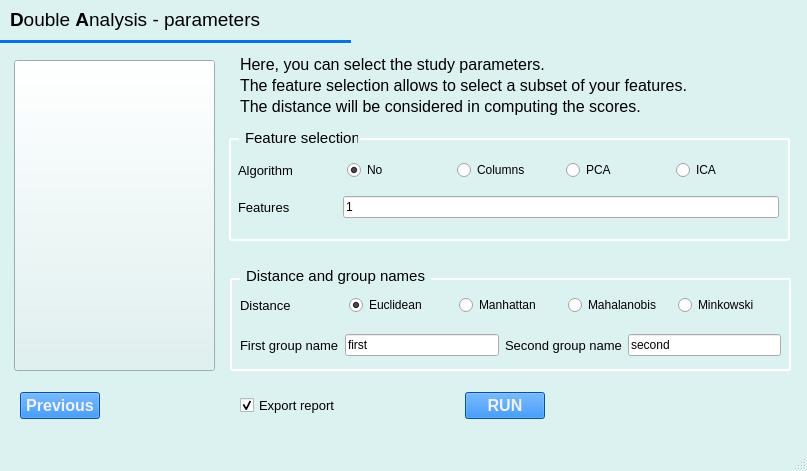
<?xml version="1.0" encoding="UTF-8"?>
<ui version="4.0">
 <class>Metis</class>
 <widget class="QMainWindow" name="Metis">
  <property name="enabled">
   <bool>true</bool>
  </property>
  <property name="geometry">
   <rect>
    <x>0</x>
    <y>0</y>
    <width>807</width>
    <height>471</height>
   </rect>
  </property>
  <property name="palette">
   <palette>
    <active>
     <colorrole role="WindowText">
      <brush brushstyle="SolidPattern">
       <color alpha="255">
        <red>0</red>
        <green>0</green>
        <blue>0</blue>
       </color>
      </brush>
     </colorrole>
     <colorrole role="Button">
      <brush brushstyle="SolidPattern">
       <color alpha="255">
        <red>11</red>
        <green>114</green>
        <blue>226</blue>
       </color>
      </brush>
     </colorrole>
     <colorrole role="Light">
      <brush brushstyle="SolidPattern">
       <color alpha="255">
        <red>255</red>
        <green>255</green>
        <blue>255</blue>
       </color>
      </brush>
     </colorrole>
     <colorrole role="Midlight">
      <brush brushstyle="SolidPattern">
       <color alpha="255">
        <red>237</red>
        <green>248</green>
        <blue>247</blue>
       </color>
      </brush>
     </colorrole>
     <colorrole role="Dark">
      <brush brushstyle="SolidPattern">
       <color alpha="255">
        <red>110</red>
        <green>121</green>
        <blue>120</blue>
       </color>
      </brush>
     </colorrole>
     <colorrole role="Mid">
      <brush brushstyle="SolidPattern">
       <color alpha="255">
        <red>147</red>
        <green>161</green>
        <blue>160</blue>
       </color>
      </brush>
     </colorrole>
     <colorrole role="Text">
      <brush brushstyle="SolidPattern">
       <color alpha="255">
        <red>0</red>
        <green>0</green>
        <blue>0</blue>
       </color>
      </brush>
     </colorrole>
     <colorrole role="BrightText">
      <brush brushstyle="SolidPattern">
       <color alpha="255">
        <red>255</red>
        <green>255</green>
        <blue>255</blue>
       </color>
      </brush>
     </colorrole>
     <colorrole role="ButtonText">
      <brush brushstyle="SolidPattern">
       <color alpha="255">
        <red>0</red>
        <green>0</green>
        <blue>0</blue>
       </color>
      </brush>
     </colorrole>
     <colorrole role="Base">
      <brush brushstyle="SolidPattern">
       <color alpha="255">
        <red>255</red>
        <green>255</green>
        <blue>255</blue>
       </color>
      </brush>
     </colorrole>
     <colorrole role="Window">
      <brush brushstyle="SolidPattern">
       <color alpha="255">
        <red>220</red>
        <green>242</green>
        <blue>240</blue>
       </color>
      </brush>
     </colorrole>
     <colorrole role="Shadow">
      <brush brushstyle="SolidPattern">
       <color alpha="255">
        <red>0</red>
        <green>0</green>
        <blue>0</blue>
       </color>
      </brush>
     </colorrole>
     <colorrole role="AlternateBase">
      <brush brushstyle="SolidPattern">
       <color alpha="255">
        <red>237</red>
        <green>248</green>
        <blue>247</blue>
       </color>
      </brush>
     </colorrole>
     <colorrole role="ToolTipBase">
      <brush brushstyle="SolidPattern">
       <color alpha="255">
        <red>255</red>
        <green>255</green>
        <blue>220</blue>
       </color>
      </brush>
     </colorrole>
     <colorrole role="ToolTipText">
      <brush brushstyle="SolidPattern">
       <color alpha="255">
        <red>0</red>
        <green>0</green>
        <blue>0</blue>
       </color>
      </brush>
     </colorrole>
     <colorrole role="PlaceholderText">
      <brush brushstyle="SolidPattern">
       <color alpha="128">
        <red>0</red>
        <green>0</green>
        <blue>0</blue>
       </color>
      </brush>
     </colorrole>
    </active>
    <inactive>
     <colorrole role="WindowText">
      <brush brushstyle="SolidPattern">
       <color alpha="255">
        <red>0</red>
        <green>0</green>
        <blue>0</blue>
       </color>
      </brush>
     </colorrole>
     <colorrole role="Button">
      <brush brushstyle="SolidPattern">
       <color alpha="255">
        <red>11</red>
        <green>114</green>
        <blue>226</blue>
       </color>
      </brush>
     </colorrole>
     <colorrole role="Light">
      <brush brushstyle="SolidPattern">
       <color alpha="255">
        <red>255</red>
        <green>255</green>
        <blue>255</blue>
       </color>
      </brush>
     </colorrole>
     <colorrole role="Midlight">
      <brush brushstyle="SolidPattern">
       <color alpha="255">
        <red>237</red>
        <green>248</green>
        <blue>247</blue>
       </color>
      </brush>
     </colorrole>
     <colorrole role="Dark">
      <brush brushstyle="SolidPattern">
       <color alpha="255">
        <red>110</red>
        <green>121</green>
        <blue>120</blue>
       </color>
      </brush>
     </colorrole>
     <colorrole role="Mid">
      <brush brushstyle="SolidPattern">
       <color alpha="255">
        <red>147</red>
        <green>161</green>
        <blue>160</blue>
       </color>
      </brush>
     </colorrole>
     <colorrole role="Text">
      <brush brushstyle="SolidPattern">
       <color alpha="255">
        <red>0</red>
        <green>0</green>
        <blue>0</blue>
       </color>
      </brush>
     </colorrole>
     <colorrole role="BrightText">
      <brush brushstyle="SolidPattern">
       <color alpha="255">
        <red>255</red>
        <green>255</green>
        <blue>255</blue>
       </color>
      </brush>
     </colorrole>
     <colorrole role="ButtonText">
      <brush brushstyle="SolidPattern">
       <color alpha="255">
        <red>0</red>
        <green>0</green>
        <blue>0</blue>
       </color>
      </brush>
     </colorrole>
     <colorrole role="Base">
      <brush brushstyle="SolidPattern">
       <color alpha="255">
        <red>255</red>
        <green>255</green>
        <blue>255</blue>
       </color>
      </brush>
     </colorrole>
     <colorrole role="Window">
      <brush brushstyle="SolidPattern">
       <color alpha="255">
        <red>220</red>
        <green>242</green>
        <blue>240</blue>
       </color>
      </brush>
     </colorrole>
     <colorrole role="Shadow">
      <brush brushstyle="SolidPattern">
       <color alpha="255">
        <red>0</red>
        <green>0</green>
        <blue>0</blue>
       </color>
      </brush>
     </colorrole>
     <colorrole role="AlternateBase">
      <brush brushstyle="SolidPattern">
       <color alpha="255">
        <red>237</red>
        <green>248</green>
        <blue>247</blue>
       </color>
      </brush>
     </colorrole>
     <colorrole role="ToolTipBase">
      <brush brushstyle="SolidPattern">
       <color alpha="255">
        <red>255</red>
        <green>255</green>
        <blue>220</blue>
       </color>
      </brush>
     </colorrole>
     <colorrole role="ToolTipText">
      <brush brushstyle="SolidPattern">
       <color alpha="255">
        <red>0</red>
        <green>0</green>
        <blue>0</blue>
       </color>
      </brush>
     </colorrole>
     <colorrole role="PlaceholderText">
      <brush brushstyle="SolidPattern">
       <color alpha="128">
        <red>0</red>
        <green>0</green>
        <blue>0</blue>
       </color>
      </brush>
     </colorrole>
    </inactive>
    <disabled>
     <colorrole role="WindowText">
      <brush brushstyle="SolidPattern">
       <color alpha="255">
        <red>110</red>
        <green>121</green>
        <blue>120</blue>
       </color>
      </brush>
     </colorrole>
     <colorrole role="Button">
      <brush brushstyle="SolidPattern">
       <color alpha="255">
        <red>11</red>
        <green>114</green>
        <blue>226</blue>
       </color>
      </brush>
     </colorrole>
     <colorrole role="Light">
      <brush brushstyle="SolidPattern">
       <color alpha="255">
        <red>255</red>
        <green>255</green>
        <blue>255</blue>
       </color>
      </brush>
     </colorrole>
     <colorrole role="Midlight">
      <brush brushstyle="SolidPattern">
       <color alpha="255">
        <red>237</red>
        <green>248</green>
        <blue>247</blue>
       </color>
      </brush>
     </colorrole>
     <colorrole role="Dark">
      <brush brushstyle="SolidPattern">
       <color alpha="255">
        <red>110</red>
        <green>121</green>
        <blue>120</blue>
       </color>
      </brush>
     </colorrole>
     <colorrole role="Mid">
      <brush brushstyle="SolidPattern">
       <color alpha="255">
        <red>147</red>
        <green>161</green>
        <blue>160</blue>
       </color>
      </brush>
     </colorrole>
     <colorrole role="Text">
      <brush brushstyle="SolidPattern">
       <color alpha="255">
        <red>110</red>
        <green>121</green>
        <blue>120</blue>
       </color>
      </brush>
     </colorrole>
     <colorrole role="BrightText">
      <brush brushstyle="SolidPattern">
       <color alpha="255">
        <red>255</red>
        <green>255</green>
        <blue>255</blue>
       </color>
      </brush>
     </colorrole>
     <colorrole role="ButtonText">
      <brush brushstyle="SolidPattern">
       <color alpha="255">
        <red>110</red>
        <green>121</green>
        <blue>120</blue>
       </color>
      </brush>
     </colorrole>
     <colorrole role="Base">
      <brush brushstyle="SolidPattern">
       <color alpha="255">
        <red>220</red>
        <green>242</green>
        <blue>240</blue>
       </color>
      </brush>
     </colorrole>
     <colorrole role="Window">
      <brush brushstyle="SolidPattern">
       <color alpha="255">
        <red>220</red>
        <green>242</green>
        <blue>240</blue>
       </color>
      </brush>
     </colorrole>
     <colorrole role="Shadow">
      <brush brushstyle="SolidPattern">
       <color alpha="255">
        <red>0</red>
        <green>0</green>
        <blue>0</blue>
       </color>
      </brush>
     </colorrole>
     <colorrole role="AlternateBase">
      <brush brushstyle="SolidPattern">
       <color alpha="255">
        <red>220</red>
        <green>242</green>
        <blue>240</blue>
       </color>
      </brush>
     </colorrole>
     <colorrole role="ToolTipBase">
      <brush brushstyle="SolidPattern">
       <color alpha="255">
        <red>255</red>
        <green>255</green>
        <blue>220</blue>
       </color>
      </brush>
     </colorrole>
     <colorrole role="ToolTipText">
      <brush brushstyle="SolidPattern">
       <color alpha="255">
        <red>0</red>
        <green>0</green>
        <blue>0</blue>
       </color>
      </brush>
     </colorrole>
     <colorrole role="PlaceholderText">
      <brush brushstyle="SolidPattern">
       <color alpha="128">
        <red>0</red>
        <green>0</green>
        <blue>0</blue>
       </color>
      </brush>
     </colorrole>
    </disabled>
   </palette>
  </property>
  <property name="windowTitle">
   <string>Metis</string>
  </property>
  <property name="windowIcon">
   <iconset>
    <normaloff>../Images/icon.png</normaloff>../Images/icon.png</iconset>
  </property>
  <widget class="QWidget" name="centralwidget">
   <widget class="QPushButton" name="help_button">
    <property name="geometry">
     <rect>
      <x>14</x>
      <y>60</y>
      <width>201</width>
      <height>311</height>
     </rect>
    </property>
    <property name="styleSheet">
     <string notr="true">background-color: rgb(220, 242, 240);</string>
    </property>
    <property name="text">
     <string/>
    </property>
    <property name="icon">
     <iconset>
      <normaloff>Metis/Images/jar_logo.png</normaloff>Metis/Images/jar_logo.png</iconset>
    </property>
    <property name="iconSize">
     <size>
      <width>300</width>
      <height>300</height>
     </size>
    </property>
    <property name="autoRepeatDelay">
     <number>300</number>
    </property>
    <property name="autoRepeatInterval">
     <number>100</number>
    </property>
   </widget>
   <widget class="QLabel" name="label">
    <property name="geometry">
     <rect>
      <x>10</x>
      <y>0</y>
      <width>541</width>
      <height>41</height>
     </rect>
    </property>
    <property name="text">
     <string>&lt;!DOCTYPE HTML PUBLIC &quot;-//W3C//DTD HTML 4.0//EN&quot; &quot;http://www.w3.org/TR/REC-html40/strict.dtd&quot;&gt;
&lt;html&gt;&lt;head&gt;&lt;meta name=&quot;qrichtext&quot; content=&quot;1&quot; /&gt;&lt;style type=&quot;text/css&quot;&gt;
p, li { white-space: pre-wrap; }
&lt;/style&gt;&lt;/head&gt;&lt;body style=&quot; font-family:'MS Shell Dlg 2'; font-size:8pt; font-weight:400; font-style:normal;&quot;&gt;
&lt;p style=&quot; margin-top:12px; margin-bottom:2px; margin-left:0px; margin-right:0px; -qt-block-indent:0; text-indent:0px; line-height:5px;&quot;&gt;&lt;span style=&quot; font-size:14pt; font-weight:600;&quot;&gt;D&lt;/span&gt;&lt;span style=&quot; font-size:14pt;&quot;&gt;ouble &lt;/span&gt;&lt;span style=&quot; font-size:14pt; font-weight:600;&quot;&gt;A&lt;/span&gt;&lt;span style=&quot; font-size:14pt;&quot;&gt;nalysis - parameters&lt;/span&gt;&lt;/p&gt;&lt;/body&gt;&lt;/html&gt;</string>
    </property>
   </widget>
   <widget class="QLabel" name="label_6">
    <property name="geometry">
     <rect>
      <x>240</x>
      <y>50</y>
      <width>541</width>
      <height>71</height>
     </rect>
    </property>
    <property name="font">
     <font>
      <pointsize>10</pointsize>
     </font>
    </property>
    <property name="text">
     <string>&lt;!DOCTYPE HTML PUBLIC &quot;-//W3C//DTD HTML 4.0//EN&quot; &quot;http://www.w3.org/TR/REC-html40/strict.dtd&quot;&gt;
&lt;html&gt;&lt;head&gt;&lt;meta name=&quot;qrichtext&quot; content=&quot;1&quot; /&gt;&lt;style type=&quot;text/css&quot;&gt;
p, li { white-space: pre-wrap; }
&lt;/style&gt;&lt;/head&gt;&lt;body style=&quot; font-family:'MS Shell Dlg 2'; font-size:10pt; font-weight:400; font-style:normal;&quot;&gt;
&lt;p style=&quot; margin-top:2px; margin-bottom:2px; margin-left:0px; margin-right:0px; -qt-block-indent:0; text-indent:0px;&quot;&gt;&lt;span style=&quot; font-size:12pt;&quot;&gt;Here, you can select the study parameters.&lt;/span&gt;&lt;/p&gt;
&lt;p style=&quot; margin-top:2px; margin-bottom:2px; margin-left:0px; margin-right:0px; -qt-block-indent:0; text-indent:0px;&quot;&gt;&lt;span style=&quot; font-size:12pt;&quot;&gt;The feature selection allows to select a subset of your features.&lt;/span&gt;&lt;/p&gt;
&lt;p style=&quot; margin-top:2px; margin-bottom:2px; margin-left:0px; margin-right:0px; -qt-block-indent:0; text-indent:0px;&quot;&gt;&lt;span style=&quot; font-size:12pt;&quot;&gt;The distance will be considered in computing the scores.&lt;/span&gt;&lt;/p&gt;&lt;/body&gt;&lt;/html&gt;</string>
    </property>
   </widget>
   <widget class="Line" name="line">
    <property name="geometry">
     <rect>
      <x>0</x>
      <y>40</y>
      <width>351</width>
      <height>3</height>
     </rect>
    </property>
    <property name="styleSheet">
     <string notr="true">background-color: rgb(11, 114, 226); border:none;
</string>
    </property>
    <property name="lineWidth">
     <number>2</number>
    </property>
    <property name="orientation">
     <enum>Qt::Horizontal</enum>
    </property>
   </widget>
   <widget class="QWidget" name="horizontalLayoutWidget_2">
    <property name="geometry">
     <rect>
      <x>240</x>
      <y>380</y>
      <width>541</width>
      <height>51</height>
     </rect>
    </property>
    <layout class="QHBoxLayout" name="horizontalLayout_3">
     <item>
      <widget class="QCheckBox" name="export_report">
       <property name="font">
        <font>
         <pointsize>10</pointsize>
        </font>
       </property>
       <property name="text">
        <string>Export report</string>
       </property>
       <property name="checked">
        <bool>true</bool>
       </property>
      </widget>
     </item>
     <item>
      <spacer name="horizontalSpacer">
       <property name="orientation">
        <enum>Qt::Horizontal</enum>
       </property>
       <property name="sizeHint" stdset="0">
        <size>
         <width>40</width>
         <height>20</height>
        </size>
       </property>
      </spacer>
     </item>
     <item>
      <widget class="QPushButton" name="run_button">
       <property name="enabled">
        <bool>true</bool>
       </property>
       <property name="font">
        <font>
         <pointsize>12</pointsize>
         <weight>75</weight>
         <bold>true</bold>
        </font>
       </property>
       <property name="styleSheet">
        <string notr="true">background-color: rgb(11, 114, 226);
color: rgb(241, 241, 241);</string>
       </property>
       <property name="text">
        <string>   RUN   </string>
       </property>
      </widget>
     </item>
     <item>
      <spacer name="horizontalSpacer_2">
       <property name="orientation">
        <enum>Qt::Horizontal</enum>
       </property>
       <property name="sizeHint" stdset="0">
        <size>
         <width>40</width>
         <height>20</height>
        </size>
       </property>
      </spacer>
     </item>
     <item>
      <spacer name="horizontalSpacer_3">
       <property name="orientation">
        <enum>Qt::Horizontal</enum>
       </property>
       <property name="sizeHint" stdset="0">
        <size>
         <width>40</width>
         <height>20</height>
        </size>
       </property>
      </spacer>
     </item>
    </layout>
   </widget>
   <widget class="QGroupBox" name="data_box">
    <property name="geometry">
     <rect>
      <x>229</x>
      <y>130</y>
      <width>561</width>
      <height>111</height>
     </rect>
    </property>
    <property name="palette">
     <palette>
      <active>
       <colorrole role="WindowText">
        <brush brushstyle="SolidPattern">
         <color alpha="255">
          <red>0</red>
          <green>0</green>
          <blue>0</blue>
         </color>
        </brush>
       </colorrole>
       <colorrole role="Dark">
        <brush brushstyle="SolidPattern">
         <color alpha="255">
          <red>0</red>
          <green>0</green>
          <blue>0</blue>
         </color>
        </brush>
       </colorrole>
       <colorrole role="Text">
        <brush brushstyle="SolidPattern">
         <color alpha="255">
          <red>0</red>
          <green>0</green>
          <blue>0</blue>
         </color>
        </brush>
       </colorrole>
       <colorrole role="ButtonText">
        <brush brushstyle="SolidPattern">
         <color alpha="255">
          <red>0</red>
          <green>0</green>
          <blue>0</blue>
         </color>
        </brush>
       </colorrole>
       <colorrole role="PlaceholderText">
        <brush brushstyle="SolidPattern">
         <color alpha="128">
          <red>0</red>
          <green>0</green>
          <blue>0</blue>
         </color>
        </brush>
       </colorrole>
      </active>
      <inactive>
       <colorrole role="WindowText">
        <brush brushstyle="SolidPattern">
         <color alpha="255">
          <red>0</red>
          <green>0</green>
          <blue>0</blue>
         </color>
        </brush>
       </colorrole>
       <colorrole role="Dark">
        <brush brushstyle="SolidPattern">
         <color alpha="255">
          <red>0</red>
          <green>0</green>
          <blue>0</blue>
         </color>
        </brush>
       </colorrole>
       <colorrole role="Text">
        <brush brushstyle="SolidPattern">
         <color alpha="255">
          <red>0</red>
          <green>0</green>
          <blue>0</blue>
         </color>
        </brush>
       </colorrole>
       <colorrole role="ButtonText">
        <brush brushstyle="SolidPattern">
         <color alpha="255">
          <red>0</red>
          <green>0</green>
          <blue>0</blue>
         </color>
        </brush>
       </colorrole>
       <colorrole role="PlaceholderText">
        <brush brushstyle="SolidPattern">
         <color alpha="128">
          <red>0</red>
          <green>0</green>
          <blue>0</blue>
         </color>
        </brush>
       </colorrole>
      </inactive>
      <disabled>
       <colorrole role="WindowText">
        <brush brushstyle="SolidPattern">
         <color alpha="255">
          <red>0</red>
          <green>0</green>
          <blue>0</blue>
         </color>
        </brush>
       </colorrole>
       <colorrole role="Dark">
        <brush brushstyle="SolidPattern">
         <color alpha="255">
          <red>0</red>
          <green>0</green>
          <blue>0</blue>
         </color>
        </brush>
       </colorrole>
       <colorrole role="Text">
        <brush brushstyle="SolidPattern">
         <color alpha="255">
          <red>0</red>
          <green>0</green>
          <blue>0</blue>
         </color>
        </brush>
       </colorrole>
       <colorrole role="ButtonText">
        <brush brushstyle="SolidPattern">
         <color alpha="255">
          <red>0</red>
          <green>0</green>
          <blue>0</blue>
         </color>
        </brush>
       </colorrole>
       <colorrole role="PlaceholderText">
        <brush brushstyle="SolidPattern">
         <color alpha="128">
          <red>0</red>
          <green>0</green>
          <blue>0</blue>
         </color>
        </brush>
       </colorrole>
      </disabled>
     </palette>
    </property>
    <property name="font">
     <font>
      <pointsize>10</pointsize>
      <strikeout>false</strikeout>
     </font>
    </property>
    <property name="autoFillBackground">
     <bool>false</bool>
    </property>
    <property name="styleSheet">
     <string notr="true">QGroupBox{
	border: 2px solid gray; 
	border-color: #ffffff; 
	border-radius: 3px; 
	margin-top: 8px;
}</string>
    </property>
    <property name="title">
     <string/>
    </property>
    <property name="alignment">
     <set>Qt::AlignLeading|Qt::AlignLeft|Qt::AlignTop</set>
    </property>
    <property name="flat">
     <bool>false</bool>
    </property>
    <property name="checkable">
     <bool>false</bool>
    </property>
    <widget class="QLabel" name="label_7">
     <property name="geometry">
      <rect>
       <x>10</x>
       <y>0</y>
       <width>121</width>
       <height>16</height>
      </rect>
     </property>
     <property name="font">
      <font>
       <pointsize>11</pointsize>
       <weight>50</weight>
       <italic>false</italic>
       <bold>false</bold>
      </font>
     </property>
     <property name="styleSheet">
      <string notr="true">background-color: rgb(220, 242, 240); padding: 0px 1.5px;</string>
     </property>
     <property name="text">
      <string>Feature selection</string>
     </property>
    </widget>
    <widget class="QWidget" name="verticalLayoutWidget">
     <property name="geometry">
      <rect>
       <x>9</x>
       <y>20</y>
       <width>541</width>
       <height>80</height>
      </rect>
     </property>
     <layout class="QVBoxLayout" name="verticalLayout">
      <item>
       <layout class="QHBoxLayout" name="horizontalLayout">
        <item>
         <widget class="QLabel" name="label_10">
          <property name="font">
           <font>
            <pointsize>10</pointsize>
           </font>
          </property>
          <property name="text">
           <string>Algorithm</string>
          </property>
         </widget>
        </item>
        <item>
         <widget class="QRadioButton" name="No">
          <property name="text">
           <string>No</string>
          </property>
          <property name="checked">
           <bool>true</bool>
          </property>
         </widget>
        </item>
        <item>
         <widget class="QRadioButton" name="Columns">
          <property name="text">
           <string>Columns</string>
          </property>
         </widget>
        </item>
        <item>
         <widget class="QRadioButton" name="PCA">
          <property name="text">
           <string>PCA</string>
          </property>
         </widget>
        </item>
        <item>
         <widget class="QRadioButton" name="ICA">
          <property name="text">
           <string>ICA</string>
          </property>
         </widget>
        </item>
       </layout>
      </item>
      <item>
       <layout class="QHBoxLayout" name="horizontalLayout_2">
        <item>
         <widget class="QLabel" name="label_11">
          <property name="font">
           <font>
            <pointsize>10</pointsize>
           </font>
          </property>
          <property name="text">
           <string>Features             </string>
          </property>
         </widget>
        </item>
        <item>
         <widget class="QLineEdit" name="features">
          <property name="text">
           <string>1</string>
          </property>
         </widget>
        </item>
       </layout>
      </item>
     </layout>
    </widget>
   </widget>
   <widget class="QGroupBox" name="groupBox">
    <property name="geometry">
     <rect>
      <x>230</x>
      <y>270</y>
      <width>561</width>
      <height>101</height>
     </rect>
    </property>
    <property name="font">
     <font>
      <pointsize>10</pointsize>
     </font>
    </property>
    <property name="styleSheet">
     <string notr="true">QGroupBox{
	border: 2px solid gray; 
	border-color: #ffffff; 
	border-radius: 3px; 
	margin-top: 8px;
}</string>
    </property>
    <property name="title">
     <string/>
    </property>
    <widget class="QWidget" name="gridLayoutWidget_4">
     <property name="geometry">
      <rect>
       <x>10</x>
       <y>60</y>
       <width>541</width>
       <height>31</height>
      </rect>
     </property>
     <layout class="QGridLayout" name="gridLayout_5">
      <item row="0" column="0">
       <widget class="QLabel" name="label_5">
        <property name="font">
         <font>
          <pointsize>10</pointsize>
         </font>
        </property>
        <property name="text">
         <string>First group name</string>
        </property>
       </widget>
      </item>
      <item row="0" column="1">
       <widget class="QLineEdit" name="first_name">
        <property name="text">
         <string>first</string>
        </property>
       </widget>
      </item>
      <item row="0" column="2">
       <widget class="QLabel" name="label_12">
        <property name="font">
         <font>
          <pointsize>10</pointsize>
         </font>
        </property>
        <property name="text">
         <string>Second group name</string>
        </property>
       </widget>
      </item>
      <item row="0" column="3">
       <widget class="QLineEdit" name="second_name">
        <property name="text">
         <string>second</string>
        </property>
       </widget>
      </item>
     </layout>
    </widget>
    <widget class="QWidget" name="horizontalLayoutWidget">
     <property name="geometry">
      <rect>
       <x>10</x>
       <y>20</y>
       <width>541</width>
       <height>31</height>
      </rect>
     </property>
     <layout class="QHBoxLayout" name="horizontalLayout_4">
      <item>
       <widget class="QLabel" name="label_4">
        <property name="font">
         <font>
          <pointsize>10</pointsize>
          <kerning>true</kerning>
         </font>
        </property>
        <property name="text">
         <string>Distance</string>
        </property>
       </widget>
      </item>
      <item>
       <widget class="QRadioButton" name="Euclidean">
        <property name="text">
         <string>Euclidean</string>
        </property>
        <property name="checked">
         <bool>true</bool>
        </property>
       </widget>
      </item>
      <item>
       <widget class="QRadioButton" name="Manhattan">
        <property name="text">
         <string>Manhattan</string>
        </property>
       </widget>
      </item>
      <item>
       <widget class="QRadioButton" name="Mahalanobis">
        <property name="text">
         <string>Mahalanobis</string>
        </property>
       </widget>
      </item>
      <item>
       <widget class="QRadioButton" name="Minkowski">
        <property name="text">
         <string>Minkowski</string>
        </property>
       </widget>
      </item>
     </layout>
    </widget>
    <widget class="QLabel" name="label_8">
     <property name="geometry">
      <rect>
       <x>10</x>
       <y>-5</y>
       <width>191</width>
       <height>21</height>
      </rect>
     </property>
     <property name="font">
      <font>
       <pointsize>11</pointsize>
       <weight>50</weight>
       <bold>false</bold>
      </font>
     </property>
     <property name="styleSheet">
      <string notr="true">background-color: rgb(220, 242, 240); padding: 0px 1.5px;</string>
     </property>
     <property name="text">
      <string>Distance and group names</string>
     </property>
    </widget>
   </widget>
   <widget class="QPushButton" name="previous_button">
    <property name="geometry">
     <rect>
      <x>20</x>
      <y>392</y>
      <width>80</width>
      <height>27</height>
     </rect>
    </property>
    <property name="font">
     <font>
      <pointsize>12</pointsize>
      <weight>75</weight>
      <bold>true</bold>
     </font>
    </property>
    <property name="toolTip">
     <string>Return to the previous interface</string>
    </property>
    <property name="styleSheet">
     <string notr="true">background-color: rgb(11, 114, 226);
color: rgb(241, 241, 241);</string>
    </property>
    <property name="text">
     <string>Previous</string>
    </property>
   </widget>
   <zorder>data_box</zorder>
   <zorder>groupBox</zorder>
   <zorder>help_button</zorder>
   <zorder>label</zorder>
   <zorder>label_6</zorder>
   <zorder>line</zorder>
   <zorder>horizontalLayoutWidget_2</zorder>
   <zorder>previous_button</zorder>
  </widget>
  <widget class="QMenuBar" name="menubar">
   <property name="geometry">
    <rect>
     <x>0</x>
     <y>0</y>
     <width>807</width>
     <height>21</height>
    </rect>
   </property>
  </widget>
  <widget class="QStatusBar" name="statusbar"/>
 </widget>
 <resources/>
 <connections/>
</ui>
